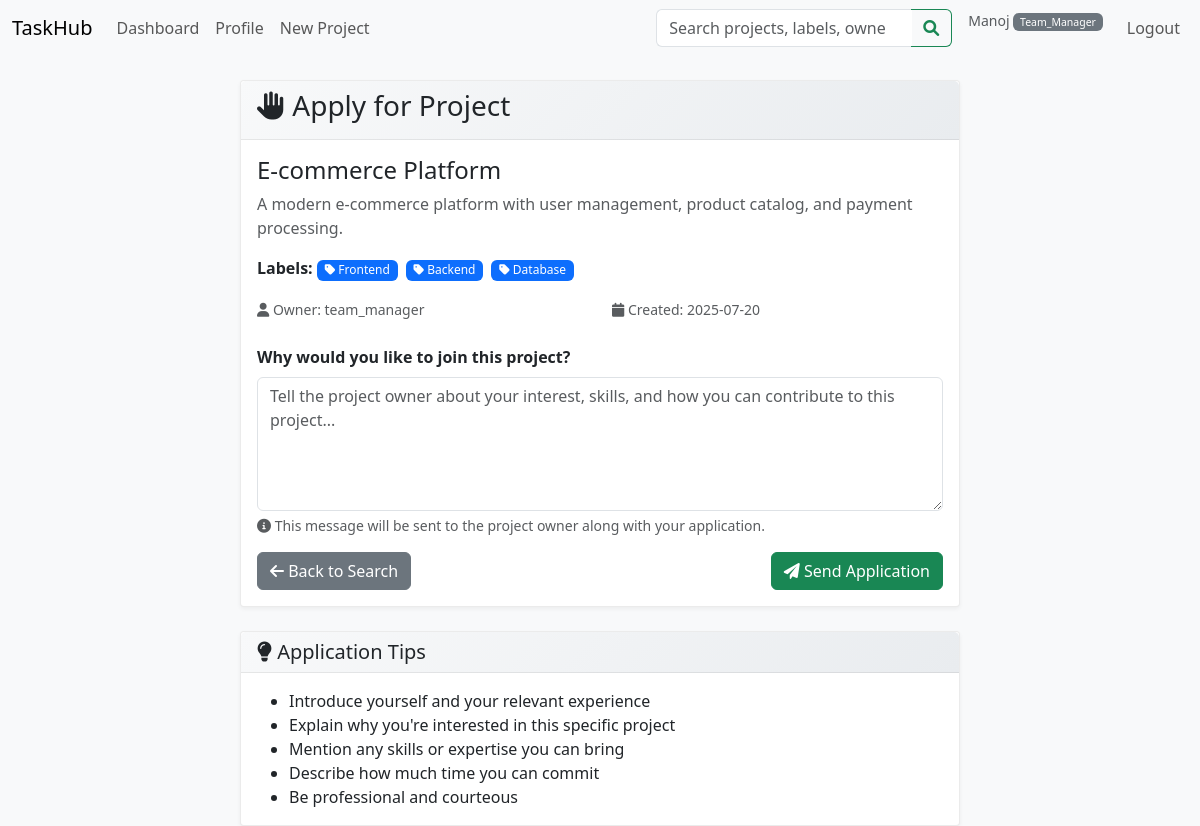
The app's page /projects/5/apply (signed in) with its own data.
### models/user.py (models this page shows, shortened)
class User(db.Model, UserMixin):
    __tablename__ = 'user'
    id = db.Column(db.Integer, primary_key=True)
    username = db.Column(db.String(80), unique=True, nullable=False, index=True)
    email = db.Column(db.String(120), unique=True, nullable=False, index=True)
    password_hash = db.Column(db.String(128), nullable=False)
    role = db.Column(
        db.Enum('visitor', 'developer', 'team_manager', 'admin', name='user_roles'),
        default='visitor',
        nullable=False
    )
    created_at = db.Column(db.DateTime, default=datetime.utcnow)
    updated_at = db.Column(
        db.DateTime,
        default=datetime.utcnow,
        onupdate=datetime.utcnow
    )
    full_name = db.Column(db.String(150))
    job_title = db.Column(db.String(100))
    department = db.Column(db.String(100))
    organization = db.Column(db.String(150))
    location = db.Column(db.String(100))
    bio = db.Column(db.Text)
    avatar_url = db.Column(db.String(255))
    team_id = db.Column(db.Integer, db.ForeignKey('team.id'), nullable=True)
    is_team_leader = db.Column(db.Boolean, default=False)
    owned_projects = db.relationship(
        'Project',
        back_populates='owner',
        lazy='dynamic'
    )
    projects = db.relationship(
        'Project',
        secondary='project_members',
        back_populates='members',
        lazy='dynamic'
    )
    tasks_created = db.relationship(
        'Task',
        back_populates='creator',
        foreign_keys='Task.creator_id',
        lazy='dynamic'
    )
    assigned_tasks = db.relationship(
        'Task',
        foreign_keys='Task.assignee_id',
        back_populates='assignee',
        lazy='dynamic'
    )
    reported_tasks = db.relationship(
        'Task',
        foreign_keys='Task.reporter_id',
        back_populates='reporter',
        lazy='dynamic'
    )
    task_membership = db.relationship(
        'TaskMember',
        back_populates='user',
        lazy='dynamic',
        cascade='all, delete-orphan'
    )
    tickets_created = db.relationship(
        'Ticket',
        back_populates='creator',
        lazy='dynamic',
        cascade='all, delete-orphan'
    )
    role_applications = db.relationship(
        'RoleApplication',
        back_populates='applicant',
        lazy='dynamic',
        cascade='all, delete-orphan',
        foreign_keys='RoleApplication.applicant_id'
    )
    project_applications = db.relationship(
        'ProjectApplication',
        back_populates='applicant',
        lazy='dynamic',
        cascade='all, delete-orphan',
        foreign_keys='ProjectApplication.applicant_id'
    )

### models/project.py (models this page shows, shortened)
class Project(db.Model):
    __tablename__ = 'project'
    id = db.Column(db.Integer, primary_key=True)
    name = db.Column(db.String(150), nullable=False)
    description = db.Column(db.Text)
    status = db.Column(
        db.Enum('open', 'closed', name='project_status'),
        default='open',
        nullable=False
    )
    owner_id = db.Column(db.Integer, db.ForeignKey('user.id'), nullable=False)
    team_id = db.Column(db.Integer, db.ForeignKey('team.id'), nullable=True)
    created_at = db.Column(db.DateTime, default=datetime.utcnow)
    updated_at = db.Column(
        db.DateTime,
        default=datetime.utcnow,
        onupdate=datetime.utcnow
    )
    owner = db.relationship(
        'User',
        back_populates='owned_projects'
    )
    members = db.relationship(
        'User',
        secondary=project_members,
        back_populates='projects',
        lazy='dynamic'
    )
    labels = db.relationship(
        'Label',
        secondary=project_labels,
        back_populates='projects',
        lazy='dynamic'
    )
    tasks = db.relationship(
        'Task',
        back_populates='project',
        lazy='dynamic',
        cascade='all, delete-orphan'
    )
    tickets = db.relationship(
        'Ticket',
        back_populates='project',
        lazy='dynamic',
        cascade='all, delete-orphan'
    )

class Label(db.Model):
    __tablename__ = 'label'
    id = db.Column(db.Integer, primary_key=True)
    name = db.Column(db.String(50), nullable=False, unique=True)
    color = db.Column(db.String(7), default='#007bff')  # Hex color code
    description = db.Column(db.String(200))
    created_at = db.Column(db.DateTime, default=datetime.utcnow)
    projects = db.relationship(
        'Project',
        secondary=project_labels,
        back_populates='labels',
        lazy='dynamic'
    )

### routes/project_routes.py (the view, shortened to what this page needs)
@project_bp.route("/<int:proj_id>/apply", methods=["GET", "POST"])
@login_required
def apply(proj_id):
    project = get_project(proj_id)
    if not project:
        abort(404)
    return render_template("project_apply.html", project=project)

### controllers/project_controllers.py (called while the page is built)
def get_project(project_id):
    return Project.query.get(project_id)

### templates/project_apply.html (shortened to what this page needs)
{% extends "base.html" %}
{% block content %}
<div class="container">
  <div class="row justify-content-center">
    <div class="col-md-8">
      <div class="card">
        <div class="card-header">
          <h3><i class="fas fa-hand-paper"></i> Apply for Project</h3>
        </div>
        <div class="card-body">
          <div class="mb-4">
            <h4>{{ project.name }}</h4>
            {% if project.description %}
              <p class="text-muted">{{ project.description }}</p>
            {% endif %}
            {% if project.labels.all() %}
            <div class="mb-3">
              <strong>Labels:</strong>
              {% for label in project.labels %}
              <span class="badge bg-primary me-1">
                <i class="fas fa-tag"></i> {{ label.name }}
              </span>
              {% endfor %}
            </div>
            {% endif %}
            <div class="row">
              <div class="col-md-6">
                <small class="text-muted">
                  <i class="fas fa-user"></i> Owner: {{ project.owner.username or project.owner.email }}
                </small>
              </div>
              <div class="col-md-6">
                <small class="text-muted">
                  <i class="fas fa-calendar"></i> Created: {{ project.created_at.strftime('%Y-%m-%d') }}
                </small>
              </div>
            </div>
          </div>
          <form method="POST">
            <div class="mb-3">
              <label for="message" class="form-label">
                <strong>Why would you like to join this project?</strong>
              </label>
              <textarea class="form-control" id="message" name="message" rows="5"
                        placeholder="Tell the project owner about your interest, skills, and how you can contribute to this project..."></textarea>
              <div class="form-text">
                <i class="fas fa-info-circle"></i>
                This message will be sent to the project owner along with your application.
              </div>
            </div>
            <div class="d-flex justify-content-between">
              <a href="{{ url_for('projects.search_projects') }}" class="btn btn-secondary">
                <i class="fas fa-arrow-left"></i> Back to Search
              </a>
              <button type="submit" class="btn btn-success">
                <i class="fas fa-paper-plane"></i> Send Application
              </button>
            </div>
          </form>
        </div>
      </div>
      <div class="card mt-4">
        <div class="card-header">
          <h5 class="mb-0"><i class="fas fa-lightbulb"></i> Application Tips</h5>
        </div>
        <div class="card-body">
          <ul class="mb-0">
            <li>Introduce yourself and your relevant experience</li>
            <li>Explain why you're interested in this specific project</li>
            <li>Mention any skills or expertise you can bring</li>
            <li>Describe how much time you can commit</li>
            <li>Be professional and courteous</li>
          </ul>
        </div>
      </div>
    </div>
  </div>
</div>
{% endblock %}

### templates/base.html (shortened to what this page needs)
<!DOCTYPE html>
<html lang="en">
<head>
  <link
    href="https://cdn.jsdelivr.net/npm/bootstrap@5.3.0/dist/css/bootstrap.min.css"
    rel="stylesheet"
  >
  <link rel="stylesheet" href="https://cdnjs.cloudflare.com/ajax/libs/font-awesome/6.0.0/css/all.min.css">
  <link rel="stylesheet" href="{{ url_for('static', filename='css/style.css') }}">
</head>
<body>
<nav class="navbar navbar-expand-lg navbar-light bg-light mb-4">
  <div class="container-fluid">
            <a class="navbar-brand" href="{{ url_for('main.index') }}">TaskHub</a>
    <div class="collapse navbar-collapse">
      <ul class="navbar-nav me-auto">
        {% if current_user.is_authenticated %}
          <li class="nav-item">
            <a class="nav-link" href="{{ url_for('main.dashboard') }}">Dashboard</a>
          </li>
          <li class="nav-item">
            <a class="nav-link" href="{{ url_for('main.profile') }}">Profile</a>
          </li>
          {% if current_user.role in ['admin', 'team_manager'] %}
          <li class="nav-item">
            <a class="nav-link" href="{{ url_for('projects.create') }}">New Project</a>
          </li>
          {% endif %}
        {% endif %}
      </ul>
      {% if current_user.is_authenticated %}
      <form class="d-flex me-3" method="GET" action="{{ url_for('projects.search_projects') }}" style="min-width: 250px;">
        <div class="input-group">
          <input class="form-control" type="search" name="labels" placeholder="Search projects, labels, owners..."
                 aria-label="Search projects by labels, names, or owners">
          <button class="btn btn-outline-success" type="submit">
            <i class="fas fa-search"></i>
          </button>
        </div>
      </form>
      {% endif %}
      <ul class="navbar-nav">
        {% if current_user.is_authenticated %}
          <li class="nav-item">
            <span class="navbar-text me-3">
              <small class="text-muted">
                {{ current_user.full_name }}
                <span class="badge bg-{{ 'primary' if current_user.role == 'admin' else 'secondary' }}">
                  {{ current_user.role.title() }}
                </span>
              </small>
            </span>
          </li>
          <li class="nav-item">
            <a class="nav-link" href="{{ url_for('auth.logout') }}">Logout</a>
          </li>
        {% endif %}
      </ul>
    </div>
  </div>
</nav>
<div class="container">
  {% block content %}{% endblock %}
</div>
</body>
</html>

### static/css/style.css (style rules this page uses)
body { background-color: #f8f9fa; }
.navbar .input-group { max-width: 300px; }
.navbar .input-group .form-control { border-right: none; }
.navbar .input-group .btn { border-left: none; border-top-left-radius: 0; border-bottom-left-radius: 0; }
.card { border-radius: 0.25rem; }
.card { box-shadow: 0 2px 4px rgba(0,0,0,0.05); border: 1px solid rgba(0,0,0,0.08); transition: box-shadow 0.2s ease; }
.card-header { background: linear-gradient(135deg, #f8f9fa 0%, #e9ecef 100%); border-bottom: 1px solid rgba(0,0,0,0.08); }
.badge { font-weight: 500; }
.btn { border-radius: 6px; font-weight: 500; transition: all 0.2s ease; }

### records on screen
User: full_name "Manoj", role "Team_Manager"
Project: name "E-commerce Platform", description "A modern e-commerce platform with user management, product catalog, and payment processing.", created_at "2025-07-20"
Label: name "Frontend"
Label: name "Backend"
Label: name "Database"
User: owner "team_manager"
